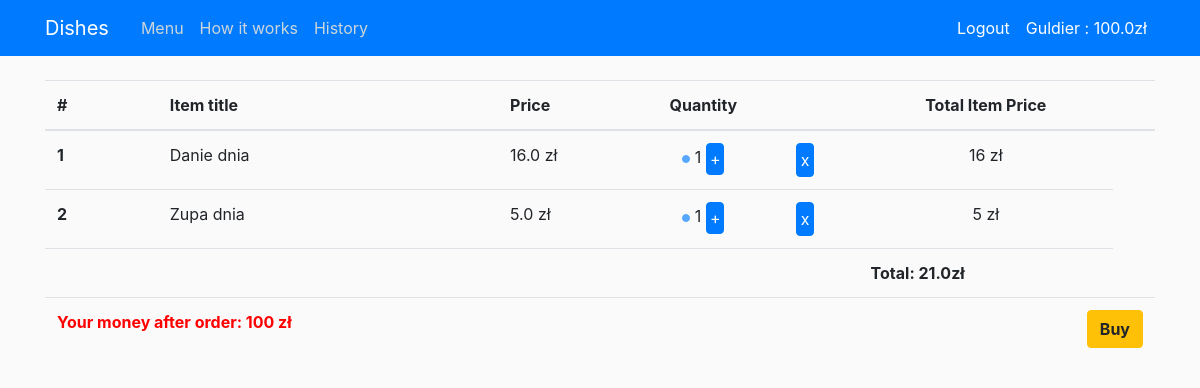
The app's page /order_summary/ (signed in), older data.
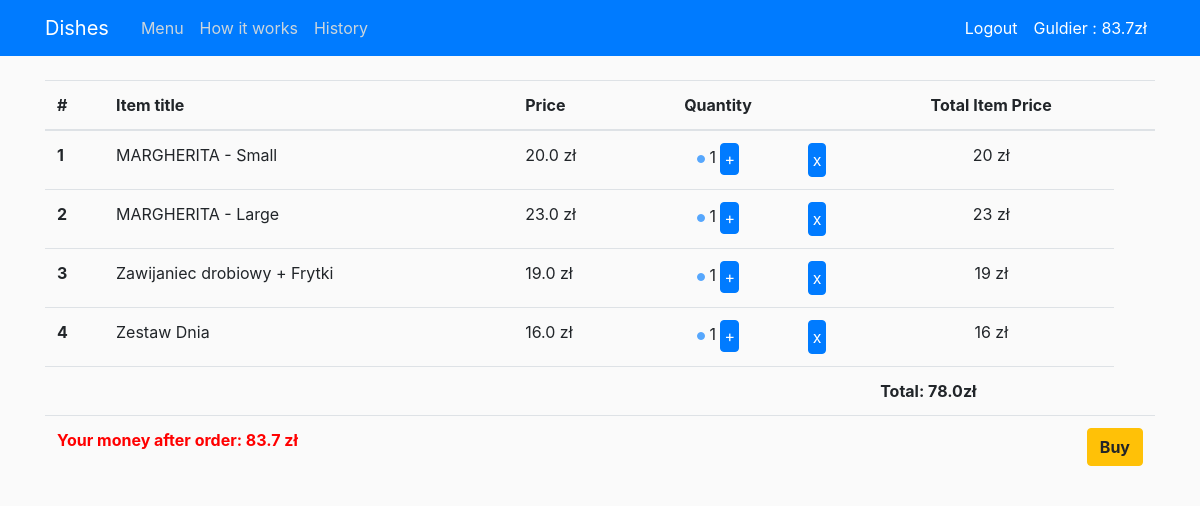
The same page, newer data.
### users/models.py (models this page shows, shortened)
class Profile(models.Model):
    user = models.OneToOneField(User, on_delete=models.CASCADE)
    money = models.FloatField(default=0)

### shop/models.py (models this page shows, shortened)
class Cart(models.Model):
    user = models.ForeignKey(User, on_delete=models.CASCADE)
    composition = models.ForeignKey(Composition, on_delete=models.CASCADE)
    quantity = models.IntegerField(default=1)

class Composition(models.Model):
    dish = models.ForeignKey(Dish, on_delete=models.CASCADE)
    addon = models.ForeignKey(AddOn, on_delete=models.CASCADE)
    price = models.FloatField()
    def __str__(self):
        if self.addon.name == 'empty':
            return f'{self.dish}'
        elif self.addon.addon_type == 'pizza':
            return f'{self.dish} - {self.addon}'
        else:
            return f'{self.dish} + {self.addon}'

class AddOn(models.Model):
    name = models.CharField(max_length=100)
    price = models.FloatField()
    addon_type = models.CharField(max_length=20)
    def __str__(self):
        return f'{self.name}'

class Dish(models.Model):
    name = models.CharField(max_length=100)
    ingredient = models.CharField(max_length=250, blank=True)
    price = models.FloatField()
    dish_type = models.CharField(max_length=20)
    dish_addon = models.BooleanField(default=True)
    def __str__(self):
        return f'{self.name}'

### shop/views.py (the view)
# urls.py: path('order_summary/', order_summary, name='shop-order-summary'),
@login_required
def order_summary(request):
    values = countTotalPrice(request.user)
    context ={
        'orders': values["items_in_cart"],
        'total_price': values["total_price"],
        'summary': True,
        'money': Profile.objects.get(user=request.user).money
    }
    return render(request, 'shop/summary.html', context)

### shop/views.py (called while the page is built)
def countTotalPrice(user):
    items_in_cart = Cart.objects.filter(user=user)
    total_price = 0
    for item in items_in_cart:
        total_price += item.composition.price * item.quantity
    value_to_return ={
        'total_price': total_price,
        'items_in_cart': items_in_cart
    }
    return value_to_return

### shop/templates/shop/summary.html
{% extends 'shop/base.html' %}
{% block summary %}
{% load django_template_maths %}
    <div class="container">
       <table class="table">
            <thead>
            <tr>
                <th scope="col">#</th>
                <th scope="col">Item title</th>
                <th scope="col">Price</th>
                <th scope="col" style="text-align:center">Quantity</th>
                <th scope="col"></th>
                <th scope="col" style="text-align:center">Total Item Price</th>
                <th></th>
            </tr>
            </thead>
            <tbody>
                {% for item in orders %}
                    <tr>
                        <th scope="row">{{ forloop.counter }}</th>
                        <td>{{ item.composition}}</td>
                        <td>{{ item.composition.price }} zł</td>
                        <td style="text-align:center">
                            <a href="#" style="color:black">
                                {% if  item.quantity > 1%}
                                    <a href="{% url 'shop-remove-summary' item.composition.id%}">
                                        <button type="button" class="btn btn-primary btn-xs" style="padding: 3px 3px">-</button>
                                    </a>
                                {% else %}
                                    <button type="button" class="btn btn-primary btn-xs" style="padding: 3px 3px" disabled></button>
                                {% endif %}
                            </a>
                                <a>{{ item.quantity }}</a>
                            <a href="{% url 'shop-add-summary' item.composition.id%}" style="color:black">
                                <button type="button" class="btn btn-primary btn-xs" style="padding: 3px 3px">+</button>
                            </a>
                        </td>
                        <td>
                            <a href="{% url 'shop-delete-from-cart-summary' item.id%}">
                                <button type="button" class="btn btn-primary btn-xs" style="padding: 4px">x</button>
                            </a>
                        </td>
                        <td style="text-align:center">
                            {{ item.composition.price|mul:item.quantity|floatformat}} zł
                        </td>
                    </tr>
                {% empty %}
                    <tr style="text-align:center">
                        <td colspan='5'>Your cart is empty</td>
                    </tr>
                {% endfor %}
                <tr>
                    <td colspan="5"><b></b></td>
                    <td><b>Total: {{ total_price }}zł</b></td>
                </tr>
                <tr>
                    <td colspan="2">
                        <a style="color:red"><b>Your money after order: {{money|sub:total_price|floatformat}} zł</b></a>
                    </td>
                    <td colspan="5">
                        <a class='btn btn-warning float-right ml-2' href="{% url 'shop-buy' %}"><b>Buy</b></a>
                    </td>
                </tr>
            </tbody>
        </table>
    </div>
{% endblock summary %}

### shop/templates/shop/base.html (shortened to what this page needs)
{% load static %}
<!DOCTYPE html>
<html>
<head>
    <link rel="stylesheet" href="https://stackpath.bootstrapcdn.com/bootstrap/4.5.2/css/bootstrap.min.css">
    <link rel="stylesheet" type="text/css" href="{% static 'shop/main.css' %}">
</head>
<body>
    <header class="site-header">
        <nav class="navbar navbar-expand-md navbar-dark bg-primary fixed-top">
            <div class="container">
                <a class="navbar-brand mr-4" href="{% url 'shop-home' %}">Dishes</a>
                <div class="collapse navbar-collapse" id="navbarToggle">
                    <div class="navbar-nav mr-auto">
                        <a class="nav-item nav-link" href="{% url 'shop-home' %}">Menu</a>
                        <a class="nav-item nav-link" href="{% url 'shop-about' %}">How it works</a>
                        {% if user.is_authenticated %}
                            <a class="nav-item nav-link" href="{% url 'shop-history' %}">History</a>
                        {% endif %}
                    </div>
                     <div class="navbar-nav">
                        {% if user.is_authenticated %}
                            <a class="nav-item nav-link" style="color: #ffffff" href="{% url 'logout' %}">Logout</a>
                            <a class="nav-item nav-link" style="color: #ffffff" href="{% url 'profile' %}">{{ user.username }} : {{money}}zł</a>
                        {% else %}
                            <a class="nav-item nav-link" style="color: #ffffff" href="{% url 'login' %}">Login</a>
                            <a class="nav-item nav-link" style="color: #ffffff" href="{% url 'register' %}">Register</a>
                        {% endif %}
                    </div>
                </div>
            </div>
        </nav>
    </header>
   <main role="main" class="container-fluid">
        {% if summary %}
            {% block summary %}
            {% endblock summary %}
        {% endif %}
    </main>
</body>
</html>

Row changes from the older to the newer data that the page shows:
removed Cart: composition "Danie dnia", composition.price "16.0", quantity "1", composition.price|mul "16"
removed Cart: composition "Zupa dnia", composition.price "5.0", quantity "1", composition.price|mul "5"
changed Profile: money "100.0" → "83.7"; money "100" → "83.7"
added Cart: composition "MARGHERITA - Small", composition.price "20.0", quantity "1", composition.price|mul "20"
added Cart: composition "MARGHERITA - Large", composition.price "23.0", quantity "1", composition.price|mul "23"
added Cart: composition "Zawijaniec drobiowy + Frytki", composition.price "19.0", quantity "1", composition.price|mul "19"
added Cart: composition "Zestaw Dnia", composition.price "16.0", quantity "1", composition.price|mul "16"
Text that changed along with them:
{{ total_price }}: "21.0" → "78.0"
